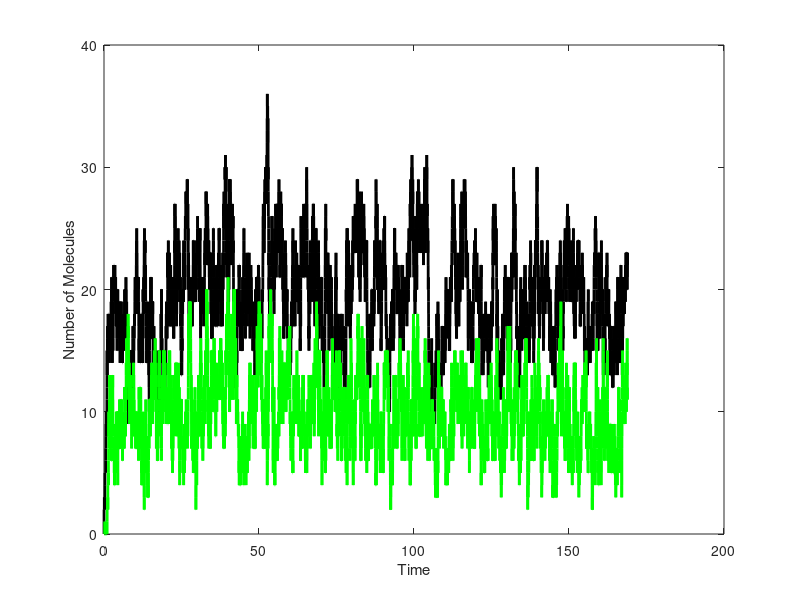

This chart was generated by the following MATLAB code:
%File gillespie.m
%stochastic simulation of -> s1 -> s2 ->

clear all

%set parameter value
v0=20;
k1=1;
k2=2;

%set number of reaction
Tend=10000;


%set initial condition for concentrations, and for time t 

X=zeros(Tend, 2); t=zeros(Tend,1)
X(1,:)=[0 0]; t(1)=0;


for j=1:Tend

%calculate propensities
a1=v0;
a2=k1*X(j,1);
a3=k2*X(j,2);

asum=a1+a2+a3;


%select nect reaction
mu=rand(1);
z1=0;z2=0;z3=0;
if 0 <= mu && mu < a1/asum
z1=1;
    else if a1/asum <= mu && mu  < (a1+a2)/asum
        z2=1;
        else 
            z3=1;
        end
end

%update state

X(j+1,1)= X(j,1)+z1-z2;
X(j+1,2)=X(j,2)+z2-z3;
           
    
%update time
t(j+1)=t(j)+log(1/rand(1))/asum;
   
%update counter
j=j+1;

end



figure(1)

stairs(t, X(:,1), 'k', 'linewidth', 2)
hold on
stairs(t, X(:,2), 'g', 'linewidth', 2)
ylabel('Number of Molecules')
xlabel('Time')


